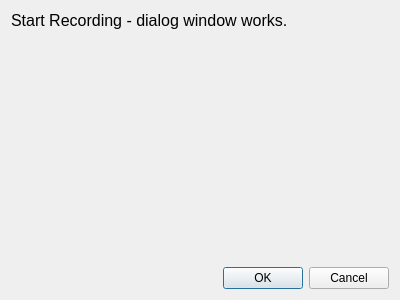
<?xml version="1.0" encoding="UTF-8"?>
<ui version="4.0">
 <class>HelpDialog</class>
 <widget class="QDialog" name="HelpDialog">
  <property name="windowTitle">
   <string>Slumber - Start Recording</string>
  </property>
  <property name="sizePolicy">
   <sizepolicy hsizetype="Expanding" vsizetype="Expanding">
    <horstretch>0</horstretch>
    <verstretch>0</verstretch>
   </sizepolicy>
  </property>
  <property name="minimumSize">
   <size>
    <width>400</width>
    <height>300</height>
   </size>
  </property>
  <layout class="QVBoxLayout" name="verticalLayout">
   <item>
    <widget class="QWidget" name="widget_body" native="true">
     <property name="sizePolicy">
      <sizepolicy hsizetype="Expanding" vsizetype="Expanding">
       <horstretch>0</horstretch>
       <verstretch>0</verstretch>
      </sizepolicy>
     </property>
     <property name="maximumSize">
      <size>
       <width>3840</width>
       <height>2160</height>
      </size>
     </property>
     <widget class="QLabel" name="label_body">
      <property name="text">
       <string>Start Recording - dialog window works.</string>
      </property>
      <property name="font">
       <font>
        <pointsize>12</pointsize>
        <bold>false</bold>
       </font>
      </property>
     </widget>
    </widget>
   </item>
   <item>
    <layout class="QHBoxLayout" name="buttonLayout">
     <item>
      <spacer name="horizontalSpacer">
       <property name="orientation">
        <enum>Qt::Orientation::Horizontal</enum>
       </property>
       <property name="sizeHint" stdset="0">
        <size>
         <width>40</width>
         <height>20</height>
        </size>
       </property>
      </spacer>
     </item>
     <item>
      <widget class="QPushButton" name="button_ok">
       <property name="text">
        <string>OK</string>
       </property>
      </widget>
     </item>
     <item>
      <widget class="QPushButton" name="button_cancel">
       <property name="text">
        <string>Cancel</string>
       </property>
      </widget>
     </item>
    </layout>
   </item>
  </layout>
 </widget>
 <resources/>
 <connections/>
</ui>
